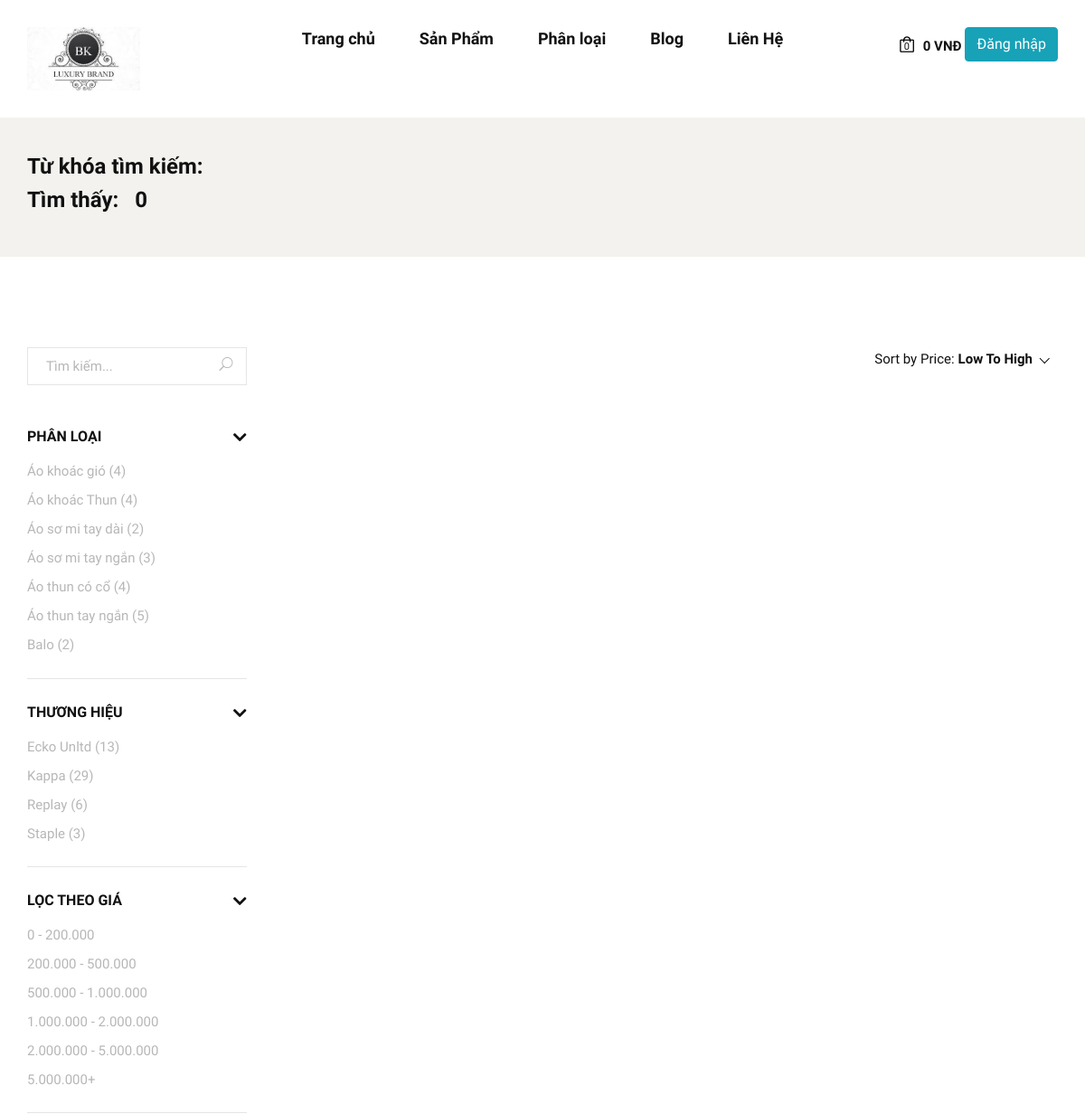
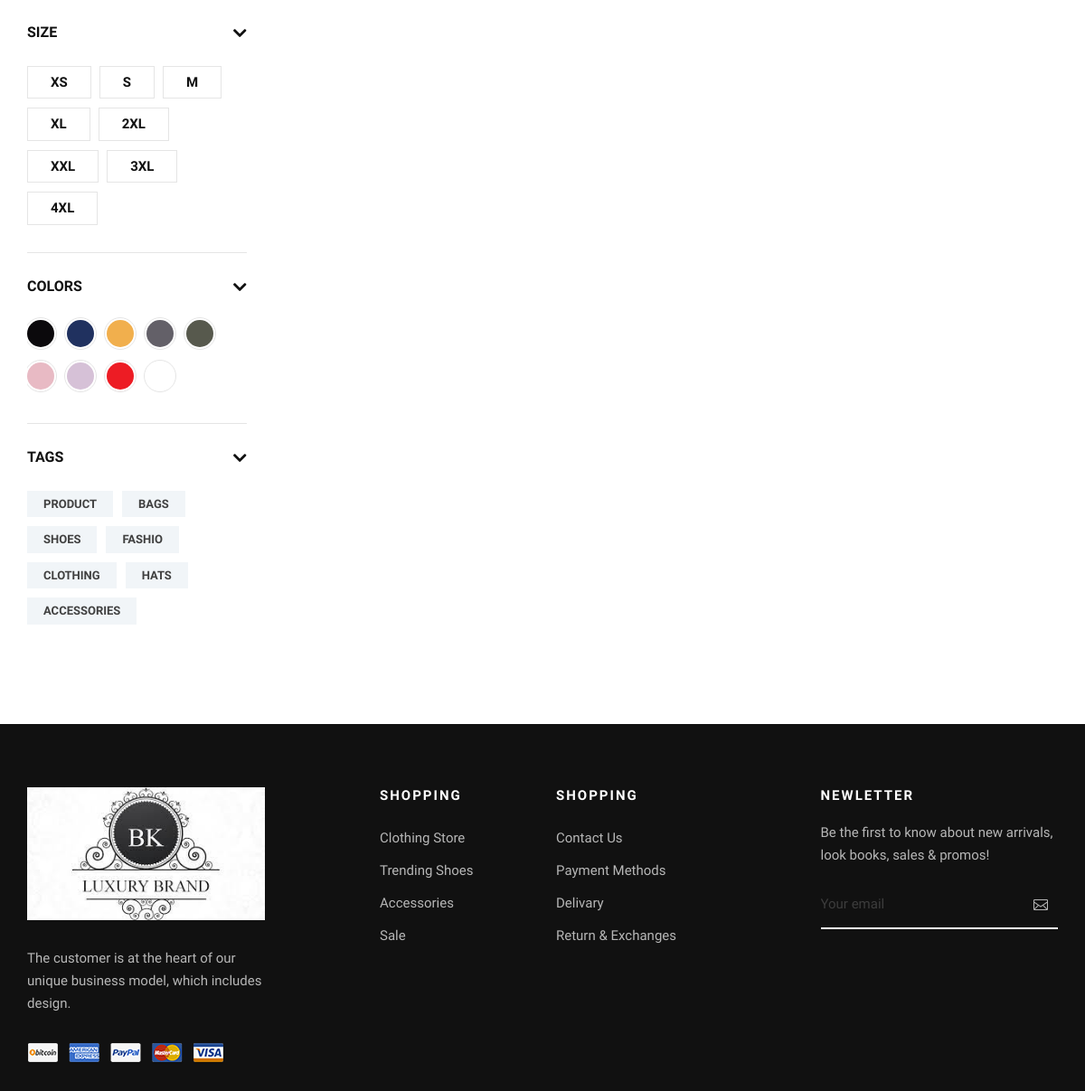
Screenshot of /search.php with the database file from the repository (2 pictures, top to bottom).
### tables this page shows
CREATE TABLE `tbl_category` (
  `categoryId` int(11) NOT NULL,
  `categoryName` varchar(255) NOT NULL
);

CREATE TABLE `tbl_brand` (
  `brandId` int(11) NOT NULL,
  `brandName` varchar(255) NOT NULL
);

### classes/category.php (called while the page is built, shortened)
<?php
	$filepath = realpath(dirname(__FILE__));
	include_once ($filepath.'/../lib/database.php');
class category
{
	private $db;
	public function __construct()
	{
		$this->db = new Database();
	}
	public function showCategorybyName(){
		$query ="SELECT * FROM tbl_category ORDER BY categoryName ASC";
		$result = $this->db->select($query);
		return $result;
	}
}
?>

### lib/database.php (called while the page is built, shortened)
<?php
Class Database{
   public $host   = DB_HOST;
   public $user   = DB_USER;
   public $pass   = DB_PASS;
   public $dbname = DB_NAME;
   public $link;
private function connectDB(){
   $this->link = new mysqli($this->host, $this->user, $this->pass,
    $this->dbname);
   mysqli_set_charset($this->link,"utf8");
 }
public function select($query){
  $result = $this->link->query($query) or
   die($this->link->error.__LINE__);
  if($result->num_rows > 0){
    return $result;
  } else {
    return false;
  }
 }
}

### inc/include_header.php (called while the page is built, shortened)
<?php
include 'lib/database.php';
    $product = new product();
    $brand = new brand();
    $category = new category();
  header("Cache-Control: max-age=2592000");?>

### classes/product.php (called while the page is built, shortened)
<?php
	$filepath = realpath(dirname(__FILE__));
	include_once ($filepath.'/../lib/database.php');
class product
{
	private $db;
	public function __construct()
	{
		$this->db = new Database();
	}
    public function search_product_by_category($categoryID){
        $query = "SELECT * FROM tbl_product WHERE categoryId = '$categoryID' ORDER BY productName ASC";
        $result = $this->db->select($query);
        return $result;
    }
    public function search_product_by_brand($brandID){
        $query = "SELECT * FROM tbl_product WHERE brandId = '$brandID' ORDER BY productName ASC";
        $result = $this->db->select($query);
        return $result;
    }
}
?>

### classes/brand.php (called while the page is built, shortened)
<?php
	$filepath = realpath(dirname(__FILE__));
	include_once ($filepath.'/../lib/database.php');
class brand
{
	private $db;
	public function __construct()
	{
		$this->db = new Database();
	}
	public function showBrandbyName(){
		$query ="SELECT * FROM tbl_brand ORDER BY brandName ASC";
		$result = $this->db->select($query);
		return $result;
	}
}
?>

### inc/sidebar_in_shoppage.php (the view, shortened to what this page needs)
<div class="row">
                <div class="col-lg-3">
                    <div class="shop__sidebar">
                        <div class="shop__sidebar__search">
                            <form action="search.php" method="post">
                                <input type="text" placeholder="Tìm kiếm..." name="tukhoa">
                                <button type="submit" name="search_product" ><span class="icon_search"></span></button>
                            </form>
                        </div>
                        <div class="shop__sidebar__accordion">
                            <div class="accordion" id="accordionExample">
                                <div class="card">
                                    <div class="card-heading">
                                        <a data-toggle="collapse" data-target="#collapseOne">Phân Loại</a>
                                    </div>
                                    <div id="collapseOne" class="collapse show" data-parent="#accordionExample">
                                        <div class="card-body">
                                            <div class="shop__sidebar__categories">
                                                <ul class="nice-scroll">
                                                    <?php
                                                         $catlist = $category->showCategorybyName();
                                                        if($catlist != false) {
                                                            while ($row = $catlist->fetch_assoc()) {
                                                                $product_by_category = $product->search_product_by_category($row['categoryId']);
                                                                if($product_by_category != false){
                                                                    $num = mysqli_num_rows($product_by_category);
                                                                }
                                                                else{
                                                                    $num = 0;
                                                                }
                                                                ?>
                                                            <li><a href="cat.php?Id=<?php echo $row['categoryId']; ?>"><?php echo $row['categoryName'];   echo " ($num)";?> </a></li>
                                                    <?php    }  ?>
                                                    <?php }   ?>
                                                </ul>
                                            </div>
                                        </div>
                                    </div>
                                </div>
                                <div class="card">
                                    <div class="card-heading">
                                        <a data-toggle="collapse" data-target="#collapseTwo">Thương Hiệu</a>
                                    </div>
                                    <div id="collapseTwo" class="collapse show" data-parent="#accordionExample">
                                        <div class="card-body">
                                            <div class="shop__sidebar__brand">
                                                <ul>
                                                <?php
                                                         $brandlist = $brand->showBrandbyName();
                                                        if($brandlist != false) {
                                                            while ($row = $brandlist->fetch_assoc()) {
                                                                $product_by_brand = $product->search_product_by_brand($row['brandId']);
                                                                if($product_by_brand != false){
                                                                    $num = mysqli_num_rows($product_by_brand);
                                                                }
                                                                else{
                                                                    $num = 0;
                                                                }
                                                                ?>
                                                            <li><a href="brand.php?id=<?php echo $row['brandId']; ?>"><?php echo $row['brandName']; echo " ($num)";?></a></li>
                                                    <?php    }  ?>
                                                    <?php }   ?>
                                                </ul>
                                            </div>
                                        </div>
                                    </div>
                                </div>
                                <div class="card">
                                    <div class="card-heading">
                                        <a data-toggle="collapse" data-target="#collapseThree">Lọc Theo Giá</a>
                                    </div>
                                    <div id="collapseThree" class="collapse show" data-parent="#accordionExample">
                                        <div class="card-body">
                                            <div class="shop__sidebar__price">
                                                <ul>
                                                    <li><a href="price.php?pricelv=0"> 0 - 200.000</a></li>
                                                    <li><a href="price.php?pricelv=1"> 200.000 - 500.000</a></li>
                                                    <li><a href="price.php?pricelv=2">500.000 - 1.000.000</a></li>
                                                    <li><a href="price.php?pricelv=3">1.000.000 - 2.000.000</a></li>
                                                    <li><a href="price.php?pricelv=4">2.000.000 - 5.000.000</a></li>
                                                    <li><a href="price.php?pricelv=5">5.000.000+</a></li>
                                                </ul>
                                            </div>
                                        </div>
                                    </div>
                                </div>
                                <div class="card">
                                    <div class="card-heading">
                                        <a data-toggle="collapse" data-target="#collapseFour">Size</a>
                                    </div>
                                    <div id="collapseFour" class="collapse show" data-parent="#accordionExample">
                                        <div class="card-body">
                                            <div class="shop__sidebar__size">
                                                <label for="xs">xs
                                                </label>
                                                <label for="sm">s
                                                </label>
                                                <label for="md">m
                                                </label>
                                                <label for="xl">xl
                                                </label>
                                                <label for="2xl">2xl
                                                </label>
                                                <label for="xxl">xxl
                                                </label>
                                                <label for="3xl">3xl
                                                </label>
                                                <label for="4xl">4xl
                                                </label>
                                            </div>
                                        </div>
                                    </div>
                                </div>
                                <div class="card">
                                    <div class="card-heading">
                                        <a data-toggle="collapse" data-target="#collapseFive">Colors</a>
                                    </div>
                                    <div id="collapseFive" class="collapse show" data-parent="#accordionExample">
                                        <div class="card-body">
                                            <div class="shop__sidebar__color">
                                                <label class="c-1" for="sp-1">
                                                </label>
                                                <label class="c-2" for="sp-2">
                                                </label>
                                                <label class="c-3" for="sp-3">
                                                </label>
                                                <label class="c-4" for="sp-4">
                                                </label>
                                                <label class="c-5" for="sp-5">
                                                </label>
                                                <label class="c-6" for="sp-6">
                                                </label>
                                                <label class="c-7" for="sp-7">
                                                </label>
                                                <label class="c-8" for="sp-8">
                                                </label>
                                                <label class="c-9" for="sp-9">
                                                </label>
                                            </div>
                                        </div>
                                    </div>
                                </div>
                                <div class="card">
                                    <div class="card-heading">
                                        <a data-toggle="collapse" data-target="#collapseSix">Tags</a>
                                    </div>
                                    <div id="collapseSix" class="collapse show" data-parent="#accordionExample">
                                        <div class="card-body">
                                            <div class="shop__sidebar__tags">
                                                <a href="#">Product</a>
                                                <a href="#">Bags</a>
                                                <a href="#">Shoes</a>
                                                <a href="#">Fashio</a>
                                                <a href="#">Clothing</a>
                                                <a href="#">Hats</a>
                                                <a href="#">Accessories</a>
                                            </div>
                                        </div>
                                    </div>
                                </div>
                            </div>
                        </div>
                    </div>
                </div>
                <div class="col-lg-9">
                    <div class="shop__product__option">
                        <div class="row">
                            <div class="col-lg-6 col-md-6 col-sm-6">
                            </div>
                            <div class="col-lg-6 col-md-6 col-sm-6">
                                <div class="shop__product__option__right">
                                    <p>Sort by Price:</p>
                                </div>
                            </div>
                        </div>
                    </div>

### rows the page displays
tbl_category: categoryName "Áo khoác gió", num "4"
tbl_category: categoryName "Áo khoác Thun", num "4"
tbl_category: categoryName "Áo sơ mi tay dài", num "2"
tbl_category: categoryName "Áo sơ mi tay ngắn", num "3"
tbl_category: categoryName "Áo thun có cổ", num "4"
tbl_category: categoryName "Áo thun tay ngắn", num "5"
tbl_category: categoryName "Balo", num "2"
tbl_brand: brandName "Ecko Unltd", num "13"
tbl_brand: brandName "Kappa", num "29"
tbl_brand: brandName "Replay", num "6"
tbl_brand: brandName "Staple", num "3"
